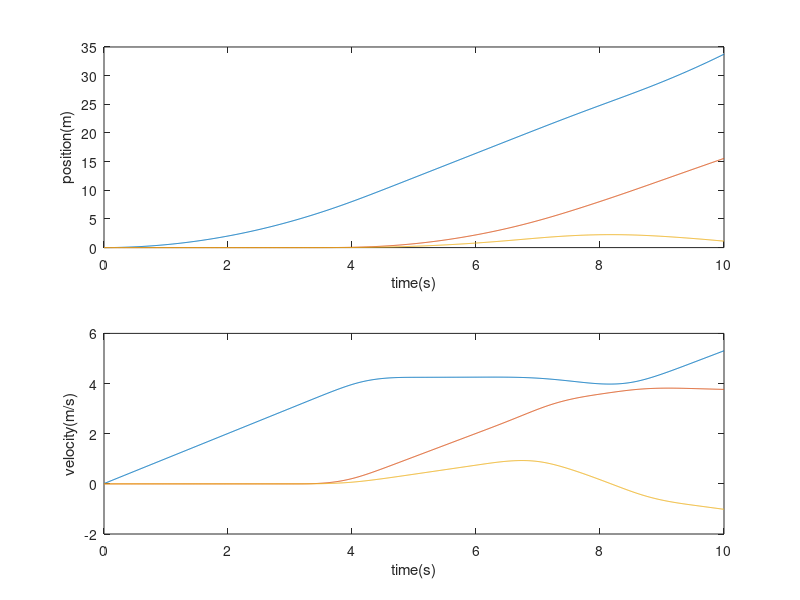
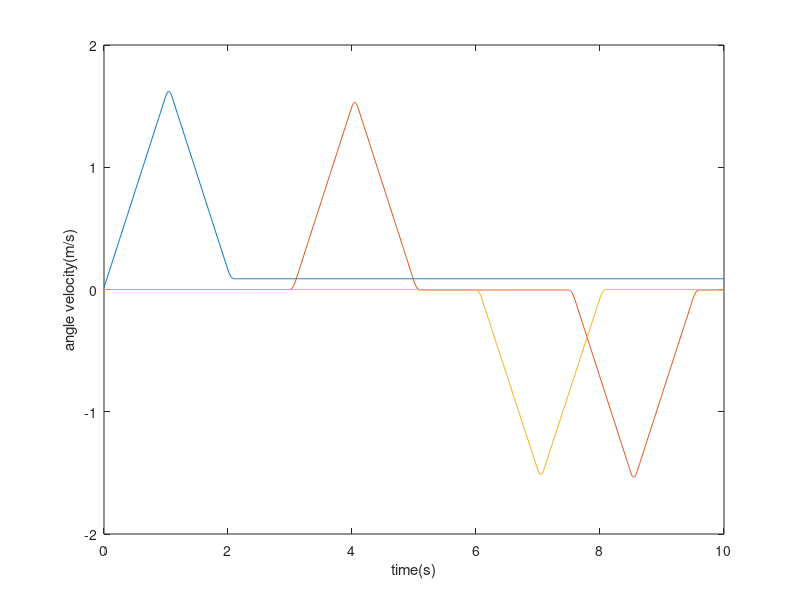

Here is the MATLAB script that generated these plots, in order:
load Result.txt;
data=Result;

figure(100);
subplot(2,1,1);
plot(data(:,1),data(:,2),data(:,1),data(:,3),data(:,1),data(:,4));
xlabel('time(s)');ylabel('position(m)')

subplot(2,1,2);
plot(data(:,1),data(:,5),data(:,1),data(:,6),data(:,1),data(:,7));
xlabel('time(s)');ylabel('velocity(m/s)')

figure(200);
plot(data(:,1),data(:,12),data(:,1),data(:,13),data(:,1),data(:,14));
xlabel('time(s)');ylabel('angle velocity(m/s)')